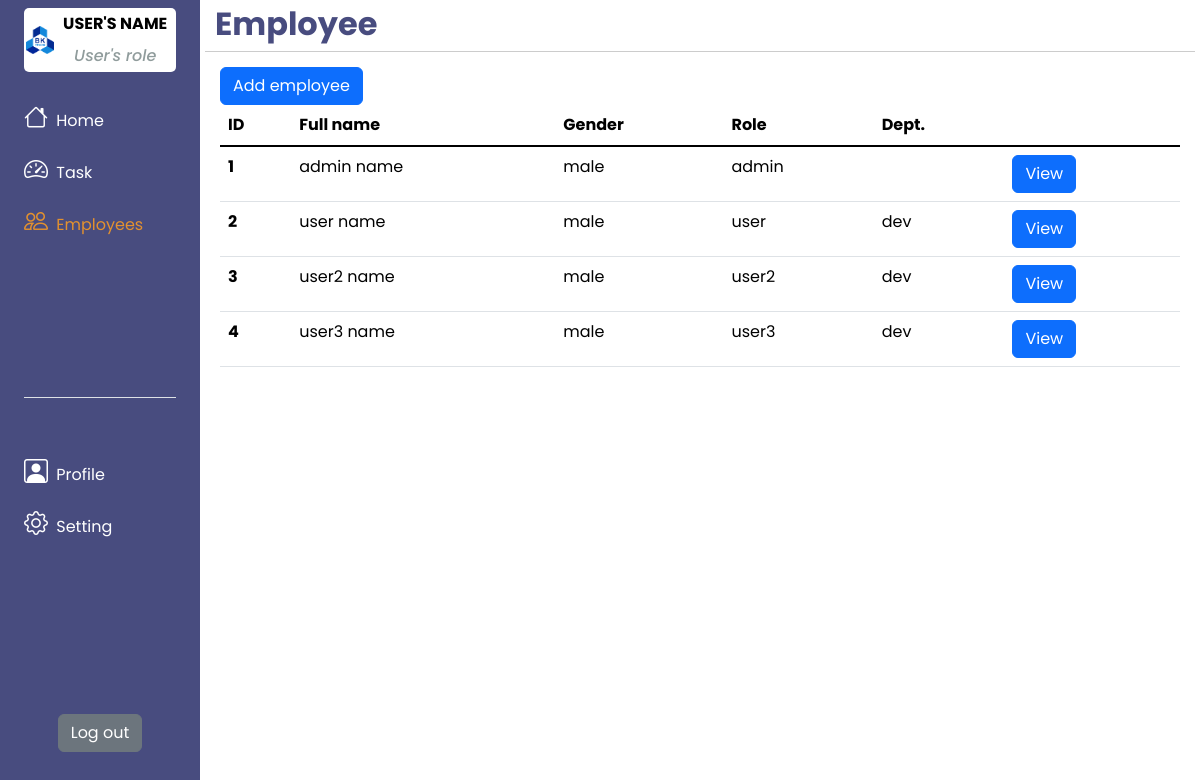
Screenshot of /pages/employee.php with the database file from the repository.
### tables this page shows
create table user (
	id int auto_increment,
    fullname varchar(30),
    gender varchar (6),
    phone varchar(10),
    username varchar(30),
    password varchar(30),
    role varchar(10),
    dep varchar(5),
    primary key (id)
);

### pages/employee.php (the view, shortened to what this page needs)
<!DOCTYPE html>
<html lang="en">
<head>
    <link href="https://cdn.jsdelivr.net/npm/bootstrap@5.2.2/dist/css/bootstrap.min.css" rel="stylesheet" />
    <link rel="stylesheet" href="../main.css" />
    <link rel="stylesheet" href="https://cdn.jsdelivr.net/npm/bootstrap-icons@1.9.1/font/bootstrap-icons.css">
    <link rel="stylesheet" href="../style/employee.css">
</head>
<body>
    <div class="container-fluid">
        <div class="row flex-nowrap">
            <?php
            include "../components/main/sidebar.php";
            ?>
            <div class="col-auto col-10 p-0">
                <div class="page-title">
                    <h2>Employee</h2>
                </div>
                <div class="page-content">
                    <div class="create-btn">
                        <button type="button" class="btn btn-primary custom-create-btn" data-bs-toggle="modal" data-bs-target="#employeeCreateModal">
                            Add employee
                        </button>
                    </div>
                    <div class="table-wrapper">
                        <table class="table">
                            <thead>
                                <tr>
                                    <th scope="col">ID</th>
                                    <th scope="col">Full name</th>
                                    <th scope="col">Gender</th>
                                    <th scope="col">Role</th>
                                    <th scope="col">Dept.</th>
                                </tr>
                            </thead>
                            <tbody class="table-group-divider">
                                <?php
                                include "./../utils/dbConnect.php";
                                $query = " SELECT * FROM user";
                                $result = mysqli_query($conn, $query);
                                while ($row = mysqli_fetch_assoc($result)) {
                                    echo "<tr>
                                    <th scope='row'>" . $row["id"] . "</th>
                                    <td>" . $row["fullname"] . "</td>
                                    <td>" . $row["gender"] . "</td>
                                    <td>" . $row["role"] . "</td>
                                    <td>" . $row["dep"] . "</td>
                                    <td>
                                        <button type='button' class='btn btn-primary' data-bs-toggle='modal' data-bs-target='#employeeView{$row["id"]}'>
                                            View
                                        </button>
                                        <div class='modal fade' id='employeeView{$row["id"]}' tabindex='-1' aria-labelledby='employeeViewLabel' aria-hidden='true'>
                                                        <h4>" . $row["fullname"] . "</h4>
                                                        <h4>" . $row["gender"] . "</h4>
                                                        <h4>" . $row["role"] . "</h4>
                                                        <h4>" . $row["username"] . "</h4>
                                                        <h4>" . $row["password"] . "</h4>
                                                        <h4>" . $row["dep"] . "</h4>
                                        </div>
                                    </td>
                                </tr>";
                                }
                                ?>
                            </tbody>
                        </table>
                    </div>
                </div>
            </div>
        </div>
    </div>
</body>

### components/main/sidebar.php (shortened to what this page needs)
<div id="sidebar" class="col-2 col-md-2 px-md-2 px-0 ">
    <div class="d-flex flex-column align-items-center align-items-sm-start px-3 pt-2 text-white">
        <div class="user-branch">
            <img src="../img/HCMUT_official_logo.png" alt="" class="user-branch__logo m-auto d-block">
            <div class="user-branch__desc">
                <p class="d-block my-1">User's name</p>
                <span class="d-block my-1">User's role</span>
            </div>
        </div>
        <ul class="nav nav-pills flex-column mb-sm-auto mb-0 align-items-center align-items-sm-start" id="sidebar-menu">
            <li class="nav-item">
                <a href="http://localhost/web-assignment/index.php?page=home" class="nav-link align-middle px-0">
                    <i class="fs-4 bi-house"></i></i>
                    <span class="ms-1 d-none d-sm-inline">Home</span>
                </a>
            </li>
            <li>
                <a href="http://localhost/web-assignment/index.php?page=task" class="nav-link px-0 align-middle">
                    <i class="fs-4 bi-speedometer2"></i>
                    <span class="ms-1 d-none d-sm-inline">Task</span>
                </a>
            </li>
            <li>
                <a href="http://localhost/web-assignment/index.php?page=employee" class="nav-link px-0 align-middle">
                    <i class="fs-4 bi-people"></i>
                    <span class="ms-1 d-none d-sm-inline">Employees</span>
                </a>
            </li>
        </ul>
        <ul id="sidebar-user" class="nav nav-pills flex-column mb-sm-auto mb-0 align-items-center align-items-sm-start w-100 pt-5 border-top">
            <li class="nav-item">
                <a href="http://localhost/web-assignment/index.php?page=profile" class="nav-link align-middle px-0">
                    <i class="fs-4 bi-person-square"></i>
                    <span class="ms-1 d-none d-sm-inline">Profile</span>
                </a>
            </li>
            <li class="nav-item">
                <a href="#" class="nav-link align-middle px-0">
                    <i class="fs-4 bi-gear"></i>
                    <span class="ms-1 d-none d-sm-inline">Setting</span>
                </a>
            </li>
        </ul>
        <a href="http://localhost/web-assignment/utils/auth/logoutHandling.php" class="btn btn-secondary flex-end align-self-center my-5">Log out</a>
    </div>
</div>

### main.css (style rules this page uses)
* { padding: 0; margin: 0; box-sizing: border-box; font-family: 'Poppins', sans-serif; color: black; }
#sidebar { height: 100vh !important; background-color: #484c7f; color: #ffffff; }
#sidebar div { width: 100%; height: 100%; justify-content: space-between; }
#sidebar .user-branch { display: flex; flex-direction: row; background-color: #ffffff; width: 100%; height: auto; text-align: center; align-items: center; justify-content: center; border-radius: 5px; margin-bottom: 20px; }
#sidebar .user-branch__logo { flex-shrink: 2; width: 20%; height: auto; padding-left: 2px; }
#sidebar .user-branch span { color: #000; }
#sidebar .user-branch__desc { display: flex; flex-direction: column; justify-content: space-between; }
#sidebar .user-branch__desc p { font-weight: 700; text-transform: uppercase; }
#sidebar .user-branch__desc span { font-weight: 500; color: rgb(144, 156, 156); font-style: italic; }
#sidebar span, i { color: #ffffff; }
#sidebar-menu .isActive span, #sidebar-user .isActive span { color: #e3912f; }
#sidebar-menu .isActive i, #sidebar-user .isActive i { color: #e3912f; }
.page-title { border-bottom: #ccc solid 1px; margin: 5px; }
.page-title h2 { display: block; margin-left: 10px; font-weight: 700; color: #484c7f; }

### style/employee.css (style rules this page uses)
.page-content { padding: 10px 20px; }

### rows the page displays
user: id "1", fullname "admin name", gender "male", role "admin"
user: id "2", fullname "user name", gender "male", role "user", dep "dev"
user: id "3", fullname "user2 name", gender "male", role "user2", dep "dev"
user: id "4", fullname "user3 name", gender "male", role "user3", dep "dev"
